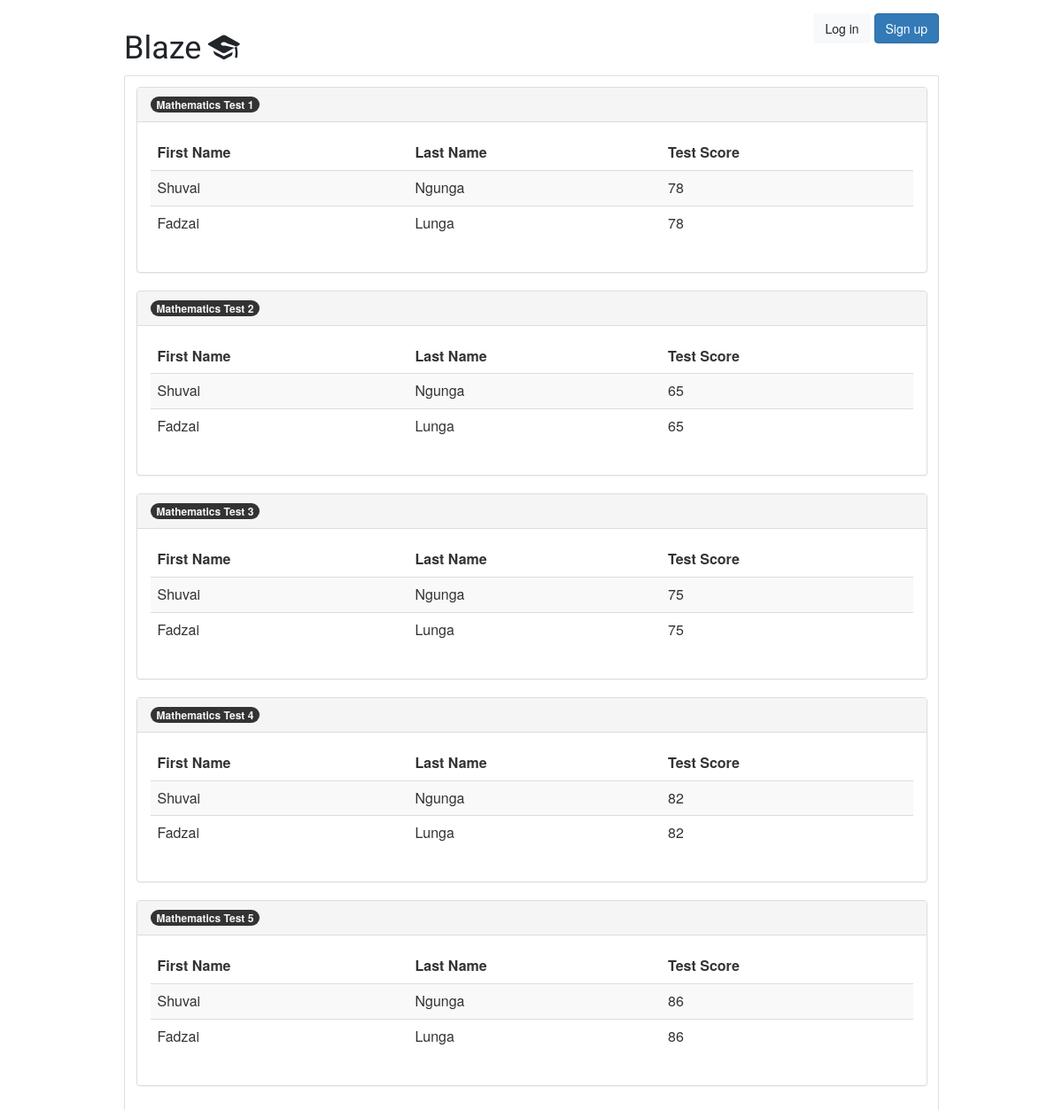
The app's page /teachers/subject_test/5 with its own data.
### classroom/models.py (models this page shows, shortened)
class Test(models.Model):
    test_title = models.CharField(max_length=45, default='')
    total_score = models.IntegerField(default=100)
    subject = models.ForeignKey('Subject', on_delete=models.PROTECT, blank=True, null=True)
    test_number = models.IntegerField(default=1)

class TestResult(models.Model):
    test_score = models.IntegerField(default=0)
    test = models.ForeignKey(Test, on_delete=models.PROTECT, blank=True, null=True)
    student = models.ForeignKey('Student', on_delete=models.PROTECT, blank=True, null=True)
    pass_status = models.CharField(max_length=10, default='')
    percentage = models.FloatField(max_length=10, default=0.0)

class Student(models.Model):
    user = models.OneToOneField(User, on_delete=models.CASCADE, primary_key=True)
    first_name = models.CharField(max_length=45, default='')
    second_name = models.CharField(max_length=45, default='')
    last_name = models.CharField(max_length=45, default='', blank=True)
    age = models.IntegerField(default=1, blank=True)
    gender = models.CharField(max_length=10, choices=Gender_Choices, default='', blank=True)
    date_of_birth = models.DateField("Date", default=date.today, blank=True)
    guardian = models.CharField(max_length=10, choices=Guardian, default='', blank=True)
    guardian_first_name = models.CharField(max_length=20, default='', blank=True)
    guardian_last_name = models.CharField(max_length=20, default='', blank=True)
    guardian_phone_number = models.CharField(max_length=20, default='')
    guardian_email = models.EmailField(max_length=100, default='', blank=True)
    extra_paid_classes = models.CharField(max_length=3, choices=YES_OR_NO, default='')
    internet_access = models.CharField(max_length=3, choices=YES_OR_NO, default='')
    intend_to_pursue = models.CharField(max_length=3, choices=YES_OR_NO, default='')
    out_going = models.CharField(max_length=3, choices=YES_OR_NO, default='')
    free_time_after_school = models.IntegerField(default=1)
    average_weekly_study_time = models.IntegerField(default=1)
    family_size = models.IntegerField(default=1)
    email = models.CharField(max_length=100, default='')
    subjects = models.ManyToManyField(Subject)
    guardian_education_level = models.CharField(max_length=10, choices=Education_level, default='')
    personality = models.ForeignKey(Personality, on_delete=models.PROTECT, default='', blank=True, null=True)
    has_taken_test = models.BooleanField(default=False)

### classroom/views/teachers.py (the view)
# urls.py: path('subject_test/<int:pk>', teachers.SubjectsTestsView.as_view(), name='subject_tests')
class SubjectsTestsView(TemplateView):
    template_name = 'classroom/teachers/subject_test_view.html'
    def get_context_data(self, **kwargs):
        subject_pk = self.kwargs['pk']
        subject = Subject.objects.get(pk=subject_pk)
        tests = Test.objects.filter(subject=subject)
        super(SubjectsTestsView, self).get_context_data(**kwargs)
        context = {'tests': tests}
        return context

### templates/classroom/teachers/subject_test_view.html (shortened to what this page needs)
{% extends 'base.html' %}
{% load static %}
{% block content %}
<ul class="list-group">
{% for test in tests %}
    <div class="panel panel-default">
    <div class="panel-heading">    <span class="badge badge-pill badge-primary"><b>{{ test.test_title }}</b></span></div>
    <div class="panel-body">
     <table class="table table-striped">
    <thead>
    <tr>
        <td><b>First Name</b></td>
        <td><b>Last Name</b></td>
        <td><b>Test Score</b></td>
    </tr>
    </thead>
    <tbody>
    {% for testresult in test.testresult_set.all %}
        <tr>
       <td>{{ testresult.student.first_name}}</td>
       <td>{{ testresult.student.last_name }}</td>
        <td>{{ testresult.test_score}}</td>
       </tr>
       {% endfor %}
    </tbody>
    </table>
    </div>
    </div>
{% endfor %}
</ul>
{% endblock %}

### static/css/students.css (style rules this page uses)
body { background-color: #c2d4d8; }

### records on screen
Test: test_title "Mathematics Test 1"
TestResult: student.first_name "Shuvai", student.last_name "Ngunga", test_score "78"
TestResult: student.first_name "Fadzai", student.last_name "Lunga", test_score "78"
Test: test_title "Mathematics Test 2"
TestResult: student.first_name "Shuvai", student.last_name "Ngunga", test_score "65"
TestResult: student.first_name "Fadzai", student.last_name "Lunga", test_score "65"
Test: test_title "Mathematics Test 3"
TestResult: student.first_name "Shuvai", student.last_name "Ngunga", test_score "75"
TestResult: student.first_name "Fadzai", student.last_name "Lunga", test_score "75"
Test: test_title "Mathematics Test 4"
TestResult: student.first_name "Shuvai", student.last_name "Ngunga", test_score "82"
TestResult: student.first_name "Fadzai", student.last_name "Lunga", test_score "82"
Test: test_title "Mathematics Test 5"
TestResult: student.first_name "Shuvai", student.last_name "Ngunga", test_score "86"
TestResult: student.first_name "Fadzai", student.last_name "Lunga", test_score "86"
